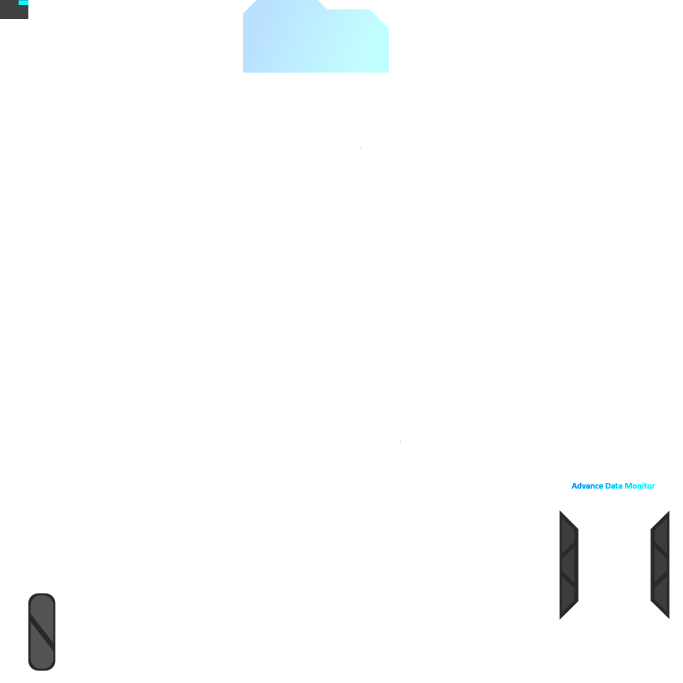
#> input picture src/main/resources/assets/advancedatamonitor/model/AdvanceDataMonitor.png, 2048 x 2048 px (shown at 1/3 size)
$ python agent-image-thumb.py ../src/main/resources/assets/advancedatamonitor/model/AdvanceDataMonitor.png
#> lines starting #> are read from the running program, lines starting #| are printed output that depends on the picture
#!/usr/bin/env python3
"""Make a review thumbnail so agents do not feed huge PNGs into the model.

Usage:
  python tools/agent-image-thumb.py <image> [--max-edge 512] [--out DIR]

Prints one JSON object to stdout with source/thumb metadata.
"""

from __future__ import annotations

import argparse
import hashlib
import json
import sys
from pathlib import Path


def sha256_file(path: Path) -> str:
    h = hashlib.sha256()
    with path.open("rb") as f:
        for chunk in iter(lambda: f.read(1024 * 1024), b""):
            h.update(chunk)
    return h.hexdigest()


def main() -> int:
    parser = argparse.ArgumentParser(description=__doc__)
    parser.add_argument("image", type=Path, help="Source image path")
    parser.add_argument("--max-edge", type=int, default=512)
    parser.add_argument(
        "--out",
        type=Path,
        default=Path(".workspace/agent-image-thumbs"),
        help="Output directory for thumbs",
    )
    args = parser.parse_args()

    src = args.image.resolve()
    if not src.is_file():
        print(json.dumps({"ok": False, "error": f"not a file: {src}"}), flush=True)
        return 1

    try:
        from PIL import Image
    except ImportError:
        print(
            json.dumps(
                {
                    "ok": False,
                    "error": "Pillow is required (pip install pillow)",
                }
            ),
            flush=True,
        )
        return 1

    with Image.open(src) as im:
#> im is the input picture: PIL image 2048x2048 RGBA; mean R, G, B, A 18.3, 22.5, 23.8, 22.3
        im.load()
        width, height = im.size
#> width = 2048; height = 2048
        mode = im.mode
#> mode = 'RGBA'
        out_dir = args.out
        if not out_dir.is_absolute():
            out_dir = Path.cwd() / out_dir
        out_dir.mkdir(parents=True, exist_ok=True)

        max_edge = max(1, args.max_edge)
        scale = min(1.0, max_edge / float(max(width, height)))
#> scale = 0.25
        thumb_w = max(1, int(round(width * scale)))
#> thumb_w = 512
        thumb_h = max(1, int(round(height * scale)))
#> thumb_h = 512

        work = im.convert("RGBA") if im.mode not in ("RGB", "RGBA") else im.copy()
        if scale < 1.0:
            work = work.resize((thumb_w, thumb_h), Image.Resampling.LANCZOS)
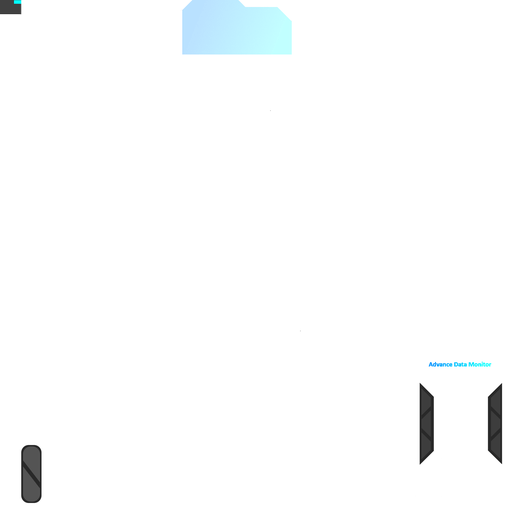
#> work: PIL image 512x512 RGBA; mean R, G, B, A 19.3, 23.8, 25.1, 22.3; transparent parts drawn white

        stem = src.stem
        digest = sha256_file(src)[:12]
        thumb_path = out_dir / f"{stem}.{digest}.w{thumb_w}.png"
        work.save(thumb_path, format="PNG", optimize=True)

        payload = {
            "ok": True,
            "source": str(src),
            "source_width": width,
            "source_height": height,
            "source_mode": mode,
            "source_bytes": src.stat().st_size,
            "source_sha256": sha256_file(src),
            "thumb": str(thumb_path.resolve()),
            "thumb_width": thumb_w,
            "thumb_height": thumb_h,
            "thumb_bytes": thumb_path.stat().st_size,
            "downscaled": scale < 1.0,
            "max_edge": max_edge,
        }
        print(json.dumps(payload, ensure_ascii=False), flush=True)
#> (printed output is left out)
        return 0


if __name__ == "__main__":
    sys.exit(main())
#> (the program exits here)
